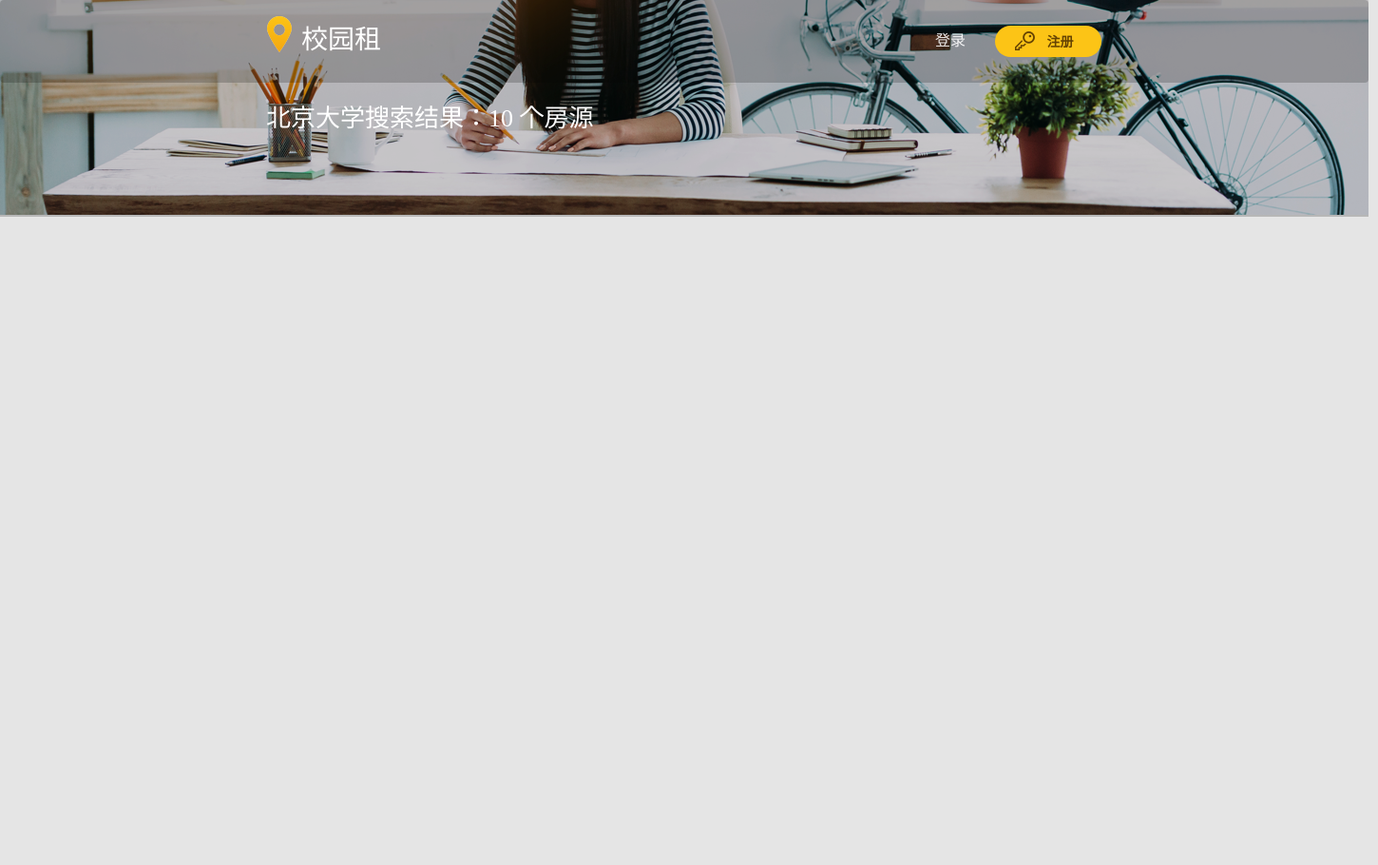
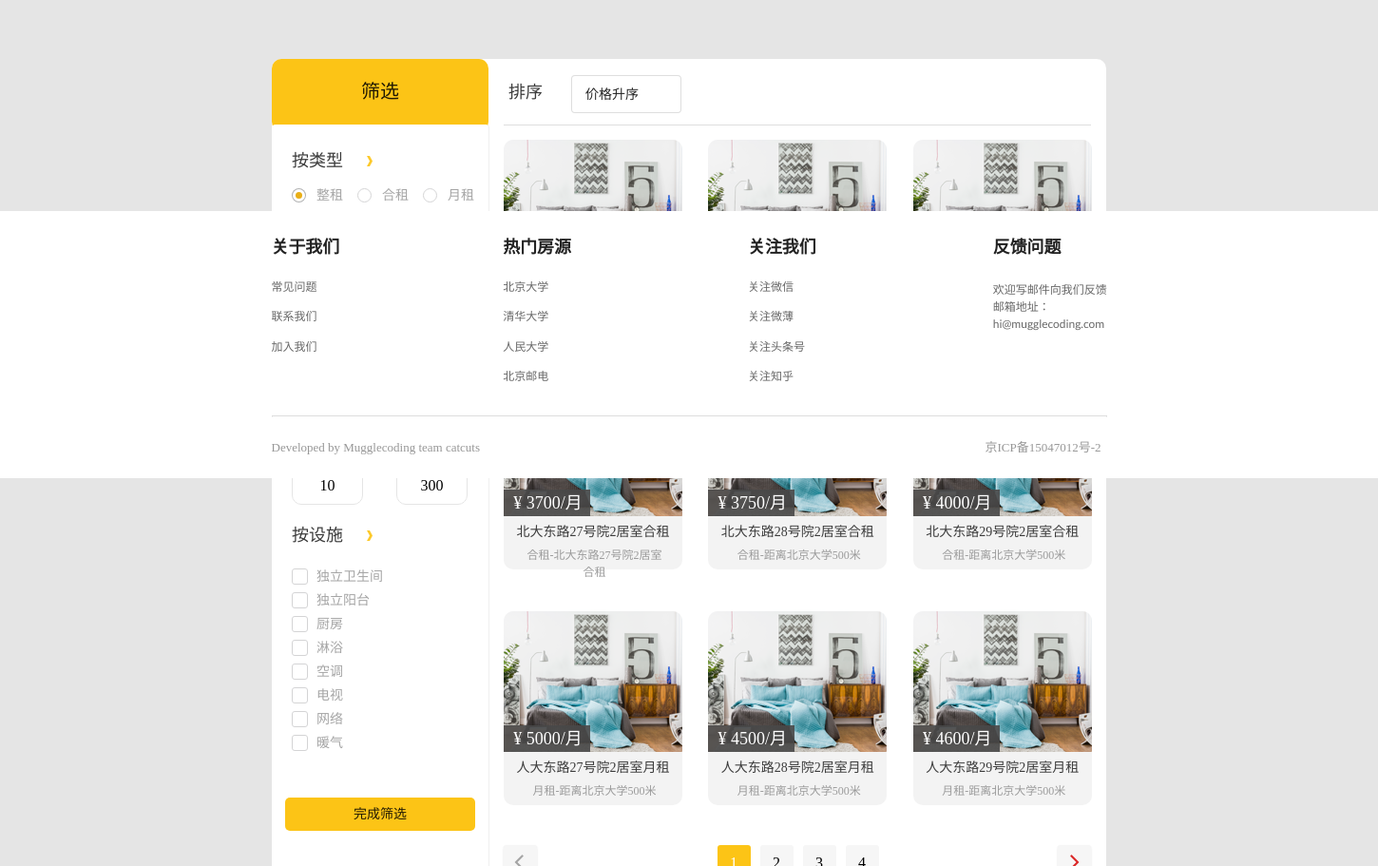
Page /list/ on the committed database (2 pictures, top to bottom).
### workapp/models.py (models this page shows)
class HouseInfo(models.Model):
    title = models.CharField(max_length=200)# 房源标题
    rent = models.IntegerField(default=1000)# 房源价格
    housetypes = models.CharField(max_length=200)# 类型
    house = models.TextField(default="")# 房屋信息
    address = models.CharField(max_length=200)# 地址信息
    community = models.TextField(default="")# 小区信息
    circum = models.TextField(default="")# 周边信息
    translate = models.TextField(default="")# 交通信息
    installations = models.CharField(max_length=200)# 设施信息
    area_to = models.ManyToManyField(to=Area, related_name='area_to')# 房源对应学校名字
    label = models.CharField( max_length=200)# 房源标签
    houseIntroduce = models.TextField()# 房源简介
    distance = models.IntegerField(default=500)# 房源和学校距离
    ARTICLE_CHOICES = {
        ('一室一厅一卫', '一室一厅一卫'),
        ('二室一厅一卫', '二室一厅一卫'),
        ('三室一厅一卫', '三室一厅一卫'),
        ('三室一厅两卫', '三室一厅两卫'),
        ('三室两厅两卫', '三室两厅两卫'),
        ('四室两厅两卫', '四室两厅两卫'),
    }
    housetype = models.CharField(choices=ARTICLE_CHOICES,max_length=200)# 户型
    pic_max = models.ImageField(upload_to='house_pic')
    pic_1 = models.ImageField(upload_to='house_pic')
    pic_2 = models.ImageField(upload_to='house_pic')
    pic_3 = models.ImageField(upload_to='house_pic')
    pic_4 = models.ImageField(upload_to='house_pic')
    pic_5 = models.ImageField(upload_to='house_pic')
    pic_6 = models.ImageField(upload_to='house_pic')
    pic_7 = models.ImageField(upload_to='house_pic')
    pic_8 = models.ImageField(upload_to='house_pic')
    pic_9 = models.ImageField(upload_to='house_pic')
    def __str__(self):
        return self.title

### workapp/views.py (the view)
# urls.py: url(r'^list/$', list, name='list'),
def list(request):
    context={}
    house_lists = HouseInfo.objects.all();
    house_sum = len(house_lists)
    print(house_lists)
    for house_list in house_lists:
        print(house_list.rent)
    page_robot = Paginator(house_lists, 9)
    page_num = request.GET.get('page')
    try:
        house_lists = page_robot.page(page_num)
    except EmptyPage:
        house_lists = page_robot.page(page_robot.num_pages)
    except PageNotAnInteger:
        house_lists = page_robot.page(1)
    context['house_lists'] = house_lists
    context['house_sum'] = house_sum
    return render(request, 'list.html', context)

### workapp/templates/list.html (shortened to what this page needs)
<!DOCTYPE html>
{% load staticfiles %}
<html>
<head>
</head>
<link rel="stylesheet" href="{% static 'css/list-page.css' %}" media="screen" title="no title" charset="utf-8">
<link rel="stylesheet" href="{% static 'css/CampusRenting-LandingPage.css' %}" media="screen" title="no title" charset="utf-8">
<link rel="stylesheet" href="{% static 'css/semantic.css' %}" media="screen" title="no title" charset="utf-8">
<body style="background: #e5e5e5;">
    <div class="ui vertical basic segment bg" style="padding: 0px;">
        <div class="ui inverted top borderless menu" style="background-color: rgba(0, 0, 0, 0.2);top:0px;" >
            <div class="ui inverted text menu">
                <div class="ui image">
                    <img src="/static/image/logo.png" alt="" class="logo" />
                </div>
                <span class="layer1">校园租</span>
                <div class="right menu">
                    <a herf="{% url 'login' %}" class="item login">登录</a>
                    <a herf="{% url 'register' %}" class="item">
                        <button type="button" name="button" class="ui circular orange button">
                        <img src="/static/image/key_icon.png" alt="" class="key"/>
                        <span class="fine-tuning">注册</span>
                    </button>
                    </a>
                </div>
            </div>
        </div>
        <div class="ui basic vertical segment pku-tit">
            北京大学搜索结果：{{ house_sum }} 个房源
        </div>
    </div>
    <div class="content bg">
        <div class="Rectangle-87">
            <div class="layer3">
                筛选
            </div>
            <div class="ui left floated segment l1" style="box-shadow: none;">
                <form action="" method="post" enctype="multipart/form-data">
                <div class="ui vertical basic segment">
                    <div class="layer4">
                        按类型
                        <img src="/static/image/right_icon.png" alt="" style="width:6px;height:11px;margin-left:20.5px;" />
                        <div class="ui form">
                            <div class="inline fields">
                                <div class="field">
                                    <div class="ui radio checkbox">
                                        <label class="layer5">整租</label>
                                    </div>
                                </div>
                                <div class="field">
                                    <div class="ui radio checkbox">
                                        <label class="layer5">合租</label>
                                    </div>
                                </div>
                                <div class="field">
                                    <div class="ui radio checkbox">
                                        <label class="layer5">月租</label>
                                    </div>
                                </div>
                            </div>
                        </div>
                    </div>
                </div>
                <div class="ui vertical basic segment">
                    <div class="layer4" style=" margin-top:19px;">
                    </div>
                    <div class="ui vertical basic segment form1">
                        <div class="ui checkbox" style="margin-top:-2px;">
                            <label class="layer5">一居</label>
                        </div>
                        <div class="ui checkbox" style="margin-top:-20px;">
                            <label class="layer5">两居</label>
                        </div>
                        <div class="ui checkbox" style="margin-top:-20px;">
                            <label class="layer5">三居</label>
                        </div>
                        <div class="ui checkbox" style="margin-top:-20px;">
                            <label class="layer5">四居</label>
                        </div>
                        <div class="ui checkbox" style="margin-top:-20px;">
                            <label class="layer5">其他</label>
                        </div>
                    </div>
                </div>
                <div class="ui vertical basic segment" style="margin-top:-40px;">
                    <div class="layer4">
                    </div>
                    <div class="ui vertical basic segment" style="margin-left:7px;margin-top:25px;">
                    </div>
                    <div class="ui vertical basic segment form1" style="margin-top:-2px;">
                        <div type="button" name="button" class="Rectangle-105">
                        <input type="input" class="ui basic segment price1" value="10" style="margin-right: 35px;">
                      </div>
                        <div type="button" name="button" class="Rectangle-105">
                        <input type="input"  class="ui basic segment price1" value="300">
                      </div>
                    </div>
                </div>
                <div class="ui vertical basic segment">
                    <div class="layer4" style="margin-top:10px;">
                        按设施
                        <img src="/static/image/right_icon.png" alt="" style="width:6px;height:11px;margin-left:20.5px;margin-top:15px;" />
                    </div>
                    <div class="ui vertical basic segment form1" style="margin-top:5px;">
                        <div class="ui checkbox" style="margin-top:-2px;">
                            <label class="layer5" style="width: 100px;">独立卫生间</label>
                        </div>
                        <div class="ui checkbox" style="margin-top:-20px;">
                            <label class="layer5" style="width: 88px;">独立阳台</label>
                        </div>
                        <div class="ui checkbox" style="margin-top:-20px;">
                            <label class="layer5">厨房</label>
                        </div>
                        <div class="ui checkbox" style="margin-top:-20px;">
                            <label class="layer5">淋浴</label>
                        </div>
                        <div class="ui checkbox" style="margin-top:-20px;">
                            <label class="layer5">空调</label>
                        </div>
                        <div class="ui checkbox" style="margin-top:-20px;">
                            <label class="layer5">电视</label>
                        </div>
                        <div class="ui checkbox" style="margin-top:-20px;">
                            <label class="layer5">网络</label>
                        </div>
                        <div class="ui checkbox" style="margin-top:-20px;">
                            <label class="layer5">暖气</label>
                        </div>
                    </div>
                </div>
                <div class="ui vertical basic segment">
                    <div style="width: 100%;background-color: #fcc416;height: 35px;text-align: center;border-radius: 5px;">
                        <button type="submit" style="height: 100%;background: none;border: none;">完成筛选</button>
                    </div>
                </div>
                </form>
            </div>
        </div>
        <div class="ui right floated segment r1" style="box-shadow: none;">
          <div class="ui borderless text menu" style="margin-top:2px;">
            <div class="layer6">
                排序
            </div>
            <div class="ui dropdown sort" style="border: none;text-align:center;margin-right:10px;">
                <div class="ui form" >
                    <div class="field">
                        <select style="height: 40px;-moz-appearance: none;-webkit-appearance: none;">
                            <option value="2">价格升序</option>
                        </select>
                    </div>
                </div>
            </div>
          </div>
          <div class="ui divider" style="margin-top:-2px;"></div>
          <div class="ui three column grid" style="">
            {% for house_list in house_lists %}
            <div class="column">
              <div class="ui inverted segment card-view" style="background:url('/static/image/img1.png');" ></div>
              <div class="ui inverted segment card-bottom">
                <div class="ui vertical segment suub">
                  <div class="layer8">
                    ¥ {{ house_list.rent }}/月
                  </div>
                  <div class="layer9">
                    {{ house_list.title }}
                  </div>
                  <div class="layer10">
                    {{ house_list.address }}
                  </div>
                </div>
              </div>
            </div>
            {% endfor %}
          </div>
          <div class="ui vertical basic segment" style="margin-top:12px;">
                {% if house_lists.has_previous %}
                    <div class="ui left floated segment l2">
                        <a href="?page={{ house_lists.previous_page_number }}">
                            <i class="angle red left big icon"></i>
                        </a>
                    </div>
                {% else %}
                <div class="ui left floated segment l2">
                    <a href="?page={{ house_lists.start_index }}">
                        <i class="angle left big icon"></i>
                    </a>
                </div>
                {%  endif %}
            <div class="ui borderless text menu num">
              <div class="item-num" style="background-color: #fcc416;">
                <div class="layer12">1</div>
              </div>
              <div class="item-num"><div class="layer11">2</div></div>
              <div class="item-num"><div class="layer11">3</div></div>
              <div class="item-num"><div class="layer11">4</div></div>
            </div>
            {% if house_lists.has_next %}
                <div class="ui right floated segment r2">
                    <a href="?page={{ house_lists.next_page_number }}">
                      <i class="angle red right big icon"></i>
                    </a>
                </div>
            {% else %}
                <div class="ui right floated segment r2">
                    <a href="?page={{ house_lists.end_index }}">
                      <i class="angle right big icon"></i>
                    </a>
                </div>
            {% endif %}
          </div>
        </div>
    </div>
        <div class="ui vertical segment footer" style="background-color: white;">
            <div class="ui container footer">
                <div class="ui grid footer">
                    <div class="four wide column in-footer">
                        <div class="ui vertical text menu in-footer">
                            <div class="item header-in-menu-footer">
                                <h3 class="ui header">关于我们</h3>
                            </div>
                            <div class="item in-menu-footer">常见问题</div>
                            <div class="item in-menu-footer">联系我们</div>
                            <div class="item in-menu-footer">加入我们</div>
                        </div>
                    </div>
                    <div class="four wide column in-footer" style="padding-left: 31px;">
                        <div class="ui vertical text menu in-footer">
                            <div class="item header-in-menu-footer">
                                <h3 class="ui header">热门房源</h3>
                            </div>
                            <div class="item in-menu-footer">北京大学</div>
                            <div class="item in-menu-footer">清华大学</div>
                            <div class="item in-menu-footer">人民大学</div>
                            <div class="item in-menu-footer">北京邮电</div>
                        </div>
                    </div>
                    <div class="four wide column in-footer" style="padding-left: 62px;">
                        <div class="ui vertical text menu in-footer">
                            <div class="item header-in-menu-footer">
                                <h3 class="ui header">关注我们</h3>
                            </div>
                            <div class="item in-menu-footer">关注微信</div>
                            <div class="item in-menu-footer">关注微薄</div>
                            <div class="item in-menu-footer">关注头条号</div>
                            <div class="item in-menu-footer">关注知乎</div>
                        </div>
                    </div>
                    <div class="four wide column in-footer" style="padding-left: 93px;">
                        <div class="ui vertical text menu in-footer">
                            <div class="item header-in-menu-footer">
                                <h3 class="ui header">反馈问题</h3>
                            </div>
                            <div class="item in-menu-footer" style="line-height: 150%;">
                                欢迎写邮件向我们反馈<br />
                                邮箱地址：<br />
                                hi@mugglecoding.com
                            </div>
                        </div>
                    </div>
                </div>
                <div class="ui divider in-footer"></div>
                <div class="text-left in-footer">
                    Developed by Mugglecoding team catcuts
                </div>
                <div class="text-right in-footer" style="float: right;margin-left: 0px;">
                    京ICP备15047012号-2
                </div>
            </div>
        </div>
</body>
</html>

### rows in the picture
HouseInfo: rent "3700", title "北大东路27号院2居室合租", address "合租-北大东路27号院2居室合租"
HouseInfo: rent "3750", title "北大东路28号院2居室合租", address "合租-距离北京大学500米"
HouseInfo: rent "4000", title "北大东路29号院2居室合租", address "合租-距离北京大学500米"
HouseInfo: rent "5000", title "人大东路27号院2居室月租", address "月租-距离北京大学500米"
HouseInfo: rent "4500", title "人大东路28号院2居室月租", address "月租-距离北京大学500米"
HouseInfo: rent "4600", title "人大东路29号院2居室月租", address "月租-距离北京大学500米"

### other values in the picture
{{ house_sum }} "10"
